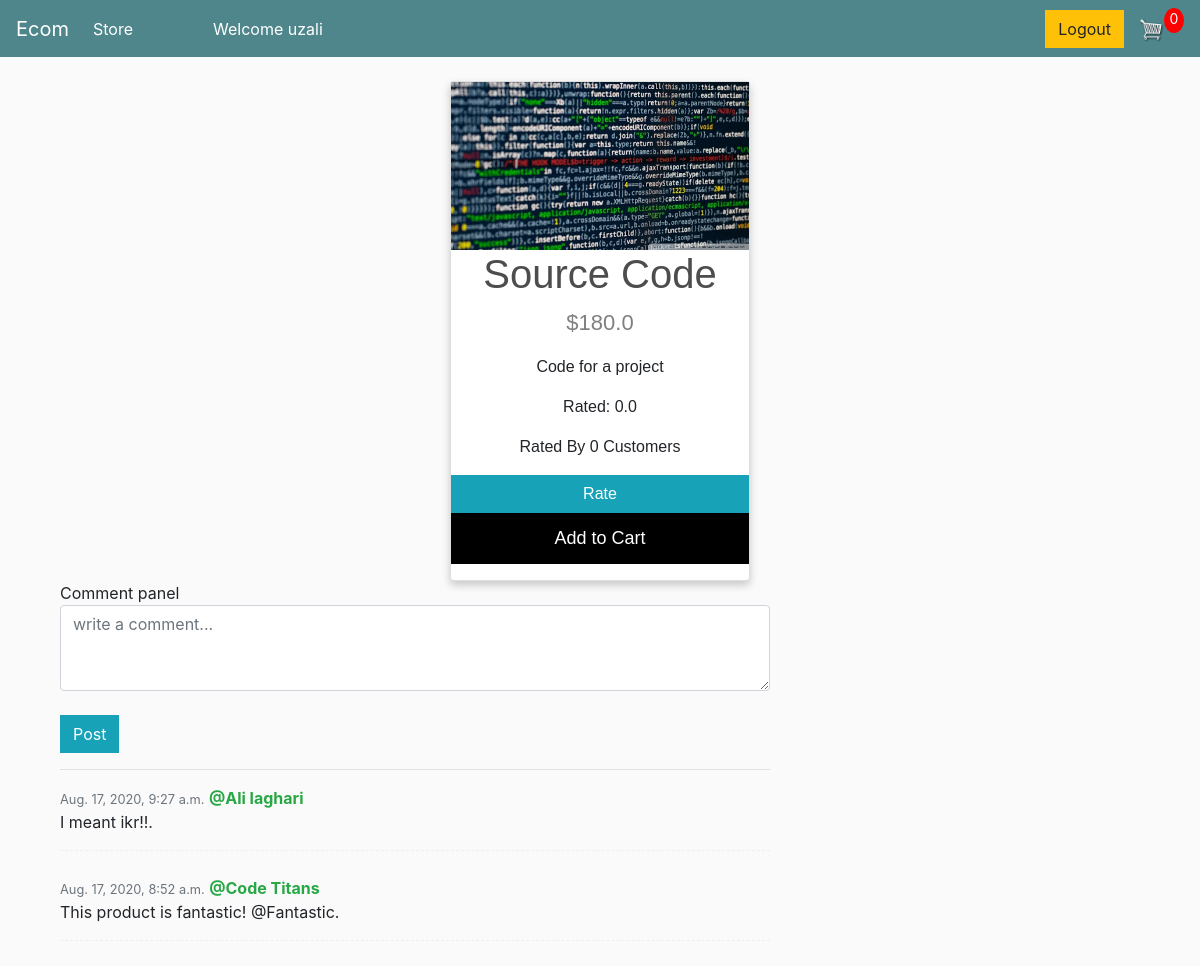
The app's page /product/3 (signed in), older data.
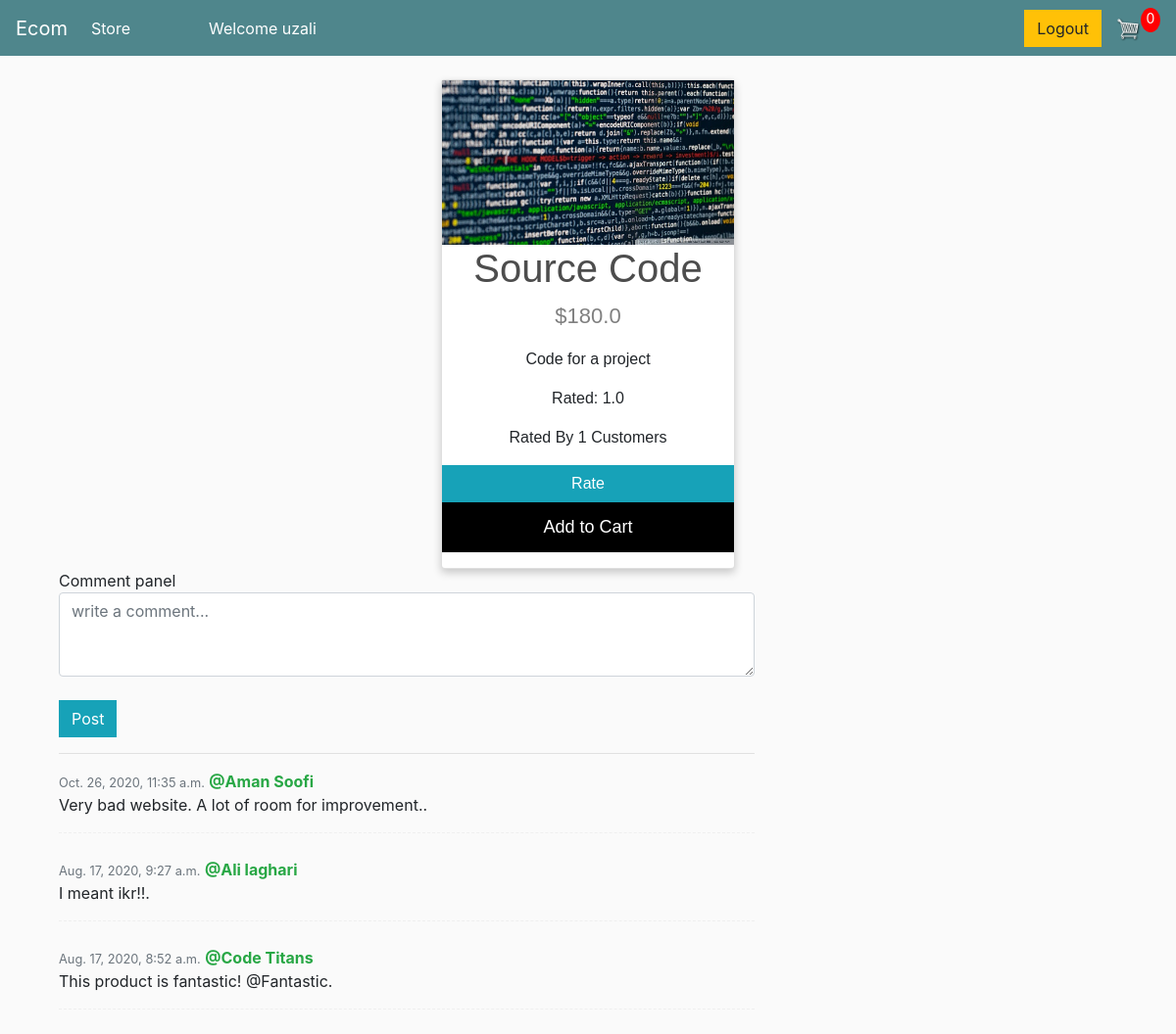
The same page, newer data.
### store/models.py (models this page shows, shortened)
class Product(models.Model):
    name=models.CharField(max_length=200)
    price=models.FloatField()
    digital=models.BooleanField(default=False, null=True, blank=True)
    image=models.ImageField(null=True, blank=True)
    description=models.TextField(null=True, blank=True)
    @property
    def imageURL(self):
        try:
            url=self.image.url
        except:
            url=''
        return url

class Comment(models.Model):
    customer=models.ForeignKey(Customer, on_delete=models.SET_NULL, null=True, blank=True)
    product=models.ForeignKey(Product, on_delete=models.CASCADE, null=True, blank=True)
    text=models.TextField(null=True, blank=True)
    posted_at=models.DateTimeField(null=True, auto_now_add=True)

class Customer(models.Model):
    user=models.OneToOneField(User, null=True, blank=True, on_delete=models.CASCADE)
    name=models.CharField(null=True, max_length=200)
    email=models.CharField(max_length=200)
    phone=models.CharField(max_length=200, null=True, blank=True)

### store/views.py (the view, shortened to what this page needs)
# urls.py: path('product/<str:pk>', views.product, name='product'),
def product(request, pk):
    customer=request.user.customer
    product=Product.objects.get(id=pk)
    rating_sum=0
    total_ratings=0
    ratings=Rating.objects.filter(product=product)
    for rating in ratings:
        rating_sum=rating_sum+rating.rated
        total_ratings=total_ratings+1
    comments=Comment.objects.filter(product=product).order_by('-id')
    order, created=Order.objects.get_or_create(customer=customer, complete=False)
    cartItems=order.get_cart_items
    if total_ratings!=0:
        avg_rating=rating_sum/total_ratings
    else:
        avg_rating=0
    context={'product':product, 'comments':comments, 'customer':customer, 'cartItems':cartItems, 'avg_rating':avg_rating, 'rated_by':total_ratings}
    return render(request, 'store/product.html', context)

### store/models.py (called while the page is built)
    @property
    def get_cart_items(self):
        orderitems=self.orderitem_set.all()
        total=sum([item.quantity for item in orderitems])
        return total

### store/templates/store/product.html (shortened to what this page needs)
{% extends 'store/main.html' %}
{% load static %}
{% block content %}
<div class="card">
    <img src="{{product.imageURL}}" alt="{{product.name}}" style="width:100%">
    <h1>{{product.name}}</h1>
    <p class="price">${{product.price}}</p>
    <p>{{product.description}}</p>
    <p>Rated: {{avg_rating|floatformat:1}}</p>
    <p>Rated By {{rated_by}} Customers</p>
      <a href="{% url 'store:rate' product.id %}" class="btn btn-info">Rate</a>
    <p><button>Add to Cart</button></p>
  </div>
  <div class="container">
    <div class="row bootstrap snippets bootdeys">
        <div class="col-md-8 col-sm-12">
            <div class="comment-wrapper">
                <div class="panel panel-info">
                    <div class="panel-heading">
                        Comment panel
                    </div>
                    <form action="" method="POST">
                    <div class="panel-body">
                        <textarea class="form-control" placeholder="write a comment..." name="comment" rows="3"></textarea>
                        <br>
                        <button type="submit" class="btn btn-info pull-right">Post</button>
                        </form>
                        <hr>
                        <ul class="media-list">
                            {% for comment in comments %}
                            <li class="media">
                                <div class="media-body">
                                    <span class="text-muted pull-right">
                                        <small class="text-muted">{{comment.posted_at}}</small>
                                    </span>
                                    <strong class="text-success">@{{comment.customer.name}}</strong>
                                    <p>
                                       {{comment.text}}.
                                    </p>
                                </div>
                            </li>
                            {% endfor %}
                        </ul>
                    </div>
                </div>
            </div>
        </div>
    </div>
    </div>
{% endblock content %}

### store/templates/store/main.html (shortened to what this page needs)
<!DOCTYPE html>
{% load static %}
<html>
<head>
	<link rel="stylesheet" href="https://stackpath.bootstrapcdn.com/bootstrap/4.4.1/css/bootstrap.min.css">
	<link rel="stylesheet" type="text/css" href="{% static 'css/main.css' %}">
</head>
<body>
	<nav class="navbar navbar-expand-lg navbar-dark bg-dark">
	  <a class="navbar-brand" href="{% url 'store:store' %}">Ecom</a>
	  <div class="collapse navbar-collapse" id="navbarSupportedContent">
	    <ul class="navbar-nav mr-auto">
	      <li class="nav-item active">
			<a class="nav-link" href="{% url 'store:store' %}">Store <span class="sr-only">(current)</span></a>
		  </li>
		  <li class="nav-item active">
			<a class="nav-link"><span class="sr-only">(current)</span></a>
		  </li>
		  <li class="nav-item active">
			<a class="nav-link"><span class="sr-only">(current)</span></a>
		  </li>
		  <li class="nav-item active">
			<a class="nav-link"><span class="sr-only">(current)</span></a>
		  </li>
		  <li class="nav-item active">
			<a class="nav-link"><span class="sr-only">(current)</span></a>
		  </li>
		  <li class="nav-item active">
			<a class="nav-link">Welcome {{request.user}} <span class="sr-only">(current)</span></a>
	      </li>
	    </ul>
	    <div class="form-inline my-2 my-lg-0">
	     	<a href="{% url 'store:logout' %}"class="btn btn-warning">Logout</a>
	     	<a href="{% url 'store:cart' %}">
	    		<img  id="cart-icon" src="{% static 'images/cart.png' %}">
	    	</a>
	    	<p id="cart-total">{{cartItems}}</p>
	    </div>
	  </div>
	</nav>
     <div class="container">
            <br>
            {% block content %}
            {% endblock content %}
</body>
</html>

### static/css/main.css (style rules this page uses)
body { background-color: hsl(0, 0%, 98%); }
h1,h2,h3,h4,h5,h6 { color:hsl(0, 0%, 30%); }
.bg-dark { background-color: #4f868c!important; }
#cart-icon { width:25px; display: inline-block; margin-left: 15px; }
#cart-total { display: block; text-align: center; color:#fff; background-color: red; width: 20px; height: 25px; border-radius: 50%; font-size: 14px; }
.btn { border-radius: 0; }

### store/templates/store/main.html (style rules this page uses)
body { background-color: hsl(0, 0%, 98%); }
h1,h2,h3,h4,h5,h6 { color:hsl(0, 0%, 30%); }
.bg-dark { background-color: #4f868c!important; }
#cart-icon { width:25px; display: inline-block; margin-left: 15px; }
#cart-total { display: block; text-align: center; color:#fff; background-color: red; width: 20px; height: 25px; border-radius: 50%; font-size: 14px; }
.btn { border-radius: 0; }

### store/templates/store/product.html (style rules this page uses)
.comment-wrapper .panel-body { max-height:650px; overflow:auto; }
.comment-wrapper .media-list .media { border-bottom:1px dashed #efefef; margin-bottom:25px; }
.card { box-shadow: 0 4px 8px 0 rgba(0, 0, 0, 0.2); max-width: 300px; margin: auto; text-align: center; font-family: arial; }
.price { color: grey; font-size: 22px; }
.card button { border: none; outline: 0; padding: 12px; color: white; background-color: #000; text-align: center; cursor: pointer; width: 100%; font-size: 18px; }
* { margin: 0; padding: 0; }

Row changes from the older to the newer data that the page shows:
added Comment: posted_at "Oct. 26, 2020, 11:35 a.m.", customer.name "Aman Soofi", text "Very bad website. A lot of room for improvement."
Text that changed along with them:
{{ avg_rating|floatformat:1 }}: "0.0" → "1.0"
{{ rated_by }}: "0" → "1"
